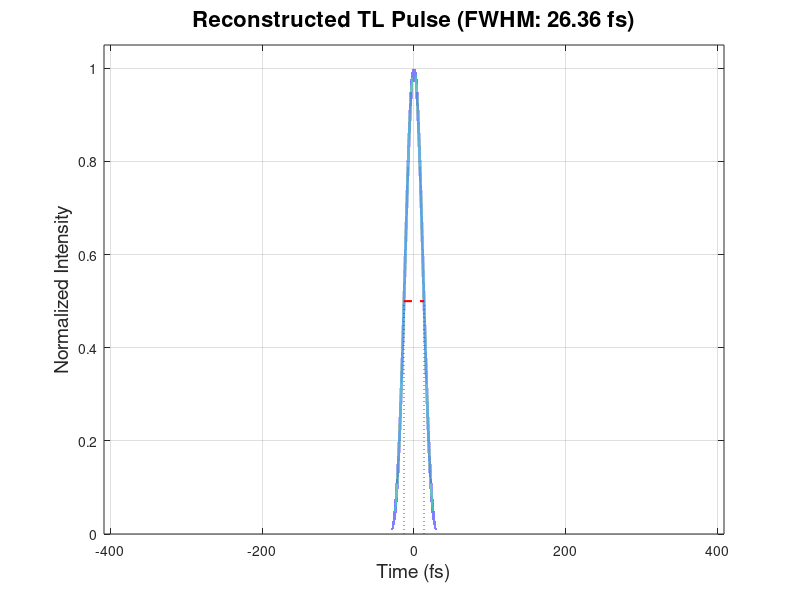

Write MATLAB code to recreate this figure.
clear; close all; clc;
%% Inverse Fourier Transform for Pulse Reconstruction (Corrected for 2*pi scaling)
% --- 1. Load and Convert Data ---
load("Real_data.mat")

c = 299792458; % Speed of light (m/s)

% Your Input Data (Wavelength in nm, Spectrum is REAL Intensity)
wavelength_nm = wavelengths_nm; % Example: Your input vector in nm
I_spectrum_meas = abs(y_pixels - max(y_pixels));

% --- 2. USER INPUT: DESIRED TIME DOMAIN CONTROL ---
N_eff = 2^20;        % The desired number of points for the IFFT (controls T_total length)

fprintf('\n--- Input Parameters ---\n');
fprintf('FFT Points (N): %d\n', N_eff);

% --- 3. CONVERSION AND RESAMPLING TO UNIFORM FREQUENCY GRID ---

% 3.1. Convert Wavelength to non-uniform Frequency (Hz)
wavelength_m = wavelength_nm * 1e-9;
nu_Hz = c ./ wavelength_m; 
E_nu_TL_non_uniform = sqrt(I_spectrum_meas); % Transform-Limited E-field (Amplitude)

% 3.2. Define the new, UNIFORM Frequency Grid
% Sort in ascending frequency order
[nu_Hz, sortIdx] = sort(nu_Hz);
E_nu_TL_non_uniform = E_nu_TL_non_uniform(sortIdx);

% Determine the step size for the uniform grid (use the original number of points over the span)
nu_span = nu_Hz(end) - nu_Hz(1);
dnu_uniform = nu_span / (length(nu_Hz) - 1); 

% Create the new uniform grid spanning the original data range
nu_uniform_grid = nu_Hz(1) : dnu_uniform : nu_Hz(end);

% 3.3. Resample the spectrum onto the uniform grid
% Use 'linear' interpolation, setting values outside the range to zero (0).
% Transpose to column vector (required for subsequent operations)
E_nu_resampled = interp1(nu_Hz, E_nu_TL_non_uniform, nu_uniform_grid, 'linear', 0).'; 

% --- 4. PARAMETER CALCULATION (Driven by Uniform Grid) ---

% 4.1. Calculate the IFFT Total Time Range (T_total)
% T_total is dictated by the uniform frequency step: T_total = 1 / Delta_nu_eff
Delta_nu_eff = nu_uniform_grid(2) - nu_uniform_grid(1);
T_total = 1 / Delta_nu_eff; 

% 4.2. Calculate the resulting Time Step (dt)
dt_actual = T_total / N_eff; 

fprintf('Resampled Frequency Step (Delta nu): %.2f GHz\n', Delta_nu_eff / 1e9);
fprintf('Total Time Range (T_total): %.2f fs\n', T_total * 1e15);
fprintf('Calculated Time Step (dt): %.2e fs\n', dt_actual * 1e15);

% --- 5. CENTERING AND PADDING ---

N_resampled = length(E_nu_resampled);

% 5.1. Center the spectrum (moves carrier to the center of the vector)
% E_shifted = ifftshift(E_nu_resampled);

% 5.2. Apply Padding and Un-shift
N_shift = floor((N_eff - N_resampled) / 2); 
E_padded_centered = [zeros(N_shift, 1); E_nu_resampled; zeros(N_eff - N_resampled - N_shift, 1)];
E_IFFT_input = ifftshift(E_padded_centered); % Un-shift for IFFT (low frequency at index 1)

% --- 6. EXECUTE INVERSE FAST FOURIER TRANSFORM (IFFT) ---
E_t = fft(E_IFFT_input); 
E_t = fftshift(E_t);
% --- 7. TIME VECTOR CONSTRUCTION AND ANALYSIS ---

t_raw = (0:N_eff-1)' * dt_actual;
t_shifted = t_raw - T_total/2; % Center the time axis around zero

I_t = abs(E_t).^2;
I_t_norm = I_t / max(I_t);

% Calculate FWHM
[I_peak, idx_peak] = max(I_t_norm);
half_max = 0.5 * I_peak; % Use 0.5 * actual peak value

% --- Robust FWHM Calculation using Two-Point Linear Interpolation ---
if I_peak < half_max
    warning('Pulse peak is below half-maximum. FWHM calculation aborted.');
    FWHM = NaN; t1 = NaN; t2 = NaN;
else
    % --- Find t1 (Leading Edge) ---
    I_before = I_t_norm(1:idx_peak);
    t_before = t_shifted(1:idx_peak);
    
    idx_start_t1 = find(I_before <= half_max, 1, 'last'); % Point <= 0.5
    idx_end_t1 = find(I_before >= half_max, 1, 'first');  % Point >= 0.5
    
    if isempty(idx_start_t1) || isempty(idx_end_t1)
        warning('Cannot reliably find leading edge (t1) points.');
        t1 = NaN;
    else
        % Use the two surrounding points for linear interpolation
        t1_indices = [idx_start_t1, idx_end_t1];
        I_segment_t1 = I_before(t1_indices);
        t_segment_t1 = t_before(t1_indices);
        
        [I_unique_t1, unique_idx_t1] = unique(I_segment_t1);
        t1 = interp1(I_unique_t1, t_segment_t1(unique_idx_t1), half_max, 'linear');
    end

    % --- Find t2 (Trailing Edge) ---
    I_after = I_t_norm(idx_peak:end);
    t_after = t_shifted(idx_peak:end);

    idx_start_t2 = find(I_after >= half_max, 1, 'last');  % Point >= 0.5
    idx_end_t2 = find(I_after <= half_max, 1, 'first');   % Point <= 0.5

    if isempty(idx_start_t2) || isempty(idx_end_t2)
        warning('Cannot reliably find trailing edge (t2) points.');
        t2 = NaN;
    else
        % Use the two surrounding points for linear interpolation
        t2_indices = [idx_start_t2, idx_end_t2];
        I_segment_t2 = I_after(t2_indices);
        t_segment_t2 = t_after(t2_indices);

        [I_unique_t2, unique_idx_t2] = unique(I_segment_t2);
        t2 = interp1(I_unique_t2, t_segment_t2(unique_idx_t2), half_max, 'linear');
    end
    
    FWHM = t2 - t1;
end 

fprintf('Calculated FWHM Duration: %.2f fs\n', FWHM * 1e15);

% --- 8. PLOTTING ---
figure;
plot(t_shifted * 1e15, I_t_norm, 'LineWidth', 2);
hold on;
% Plot the FWHM line
if ~isnan(FWHM)
    plot([t1 t2] * 1e15, [half_max half_max], 'r--', 'LineWidth', 1.5);
    plot([t1 t1] * 1e15, [0 half_max], 'r:');
    plot([t2 t2] * 1e15, [0 half_max], 'r:');
end
hold off;

xlabel('Time (fs)', 'FontSize', 14);
ylabel('Normalized Intensity', 'FontSize', 14);
title(['Reconstructed TL Pulse (FWHM: ' num2str(FWHM*1e15, '%.2f') ' fs)'], 'FontSize', 16);
grid on;
axis([min(t_shifted)*1e15 max(t_shifted)*1e15 0 1.05]); % Set y-axis limit